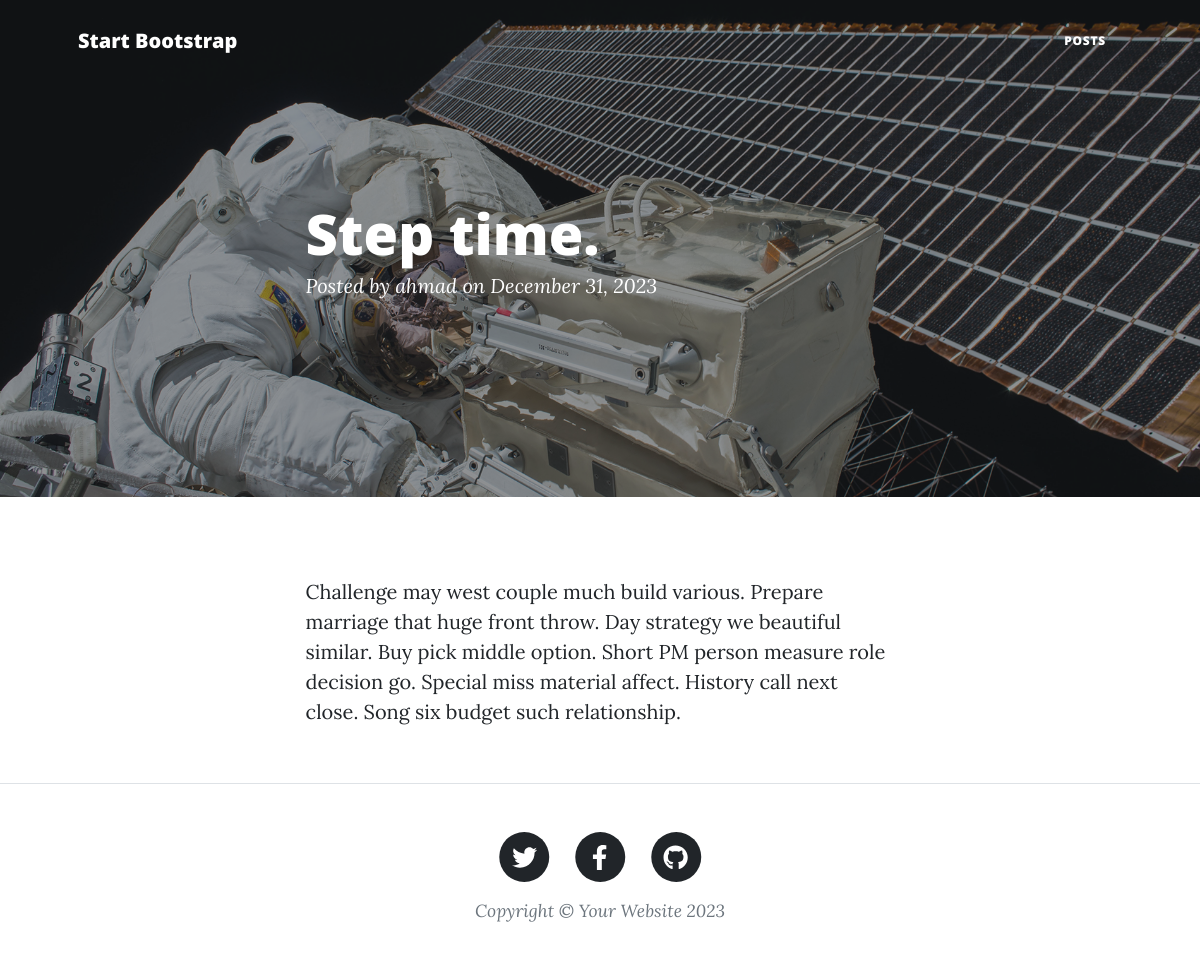
The app's page /blog/step-time with its own data.
### posts/models.py (models this page shows, shortened)
class Post(models.Model):
    author = models.ForeignKey(User,related_name='post_author',on_delete=models.SET_NULL,null=True)
    title = models.CharField(max_length=120)
    content = models.TextField(max_length=5000)
    publish_date = models.DateTimeField(default=timezone.now)
    tags = TaggableManager()
    imag=models.ImageField(upload_to='posts',null=True)
    slug = models.SlugField(null=True,blank=True)
    def __str__(self) -> str:
        return self.title

### posts/view2.py (the view)
# urls.py: path('blog/<slug:slug>',Postdetail.as_view()),
class Postdetail(generic.DetailView):
    model = Post
    def get_context_data(self, **kwargs) :
        context = super().get_context_data(**kwargs)
        context['comment'] = Comment.objects.filter(post = self.get_object())
        return context

### posts/templates/posts/post_detail.html
{% extends "base.html" %}
{% load static %}
{% block body %}
        <header class="masthead" style="background-image: url('{% static 'assets/img/post-bg.jpg' %}')">
            <div class="container position-relative px-4 px-lg-5">
                <div class="row gx-4 gx-lg-5 justify-content-center">
                    <div class="col-md-10 col-lg-8 col-xl-7">
                        <div class="post-heading">
                            <h1>{{post}}</h1>
                            <span class="meta">
                                Posted by
                                <a href="#!">{{post.author}}</a>
                                on {{post.publish_date|date:"F t, o"}}
                            </span>
                        </div>
                    </div>
                </div>
            </div>
        </header>
        <article class="mb-4">
            <div class="container px-4 px-lg-5">
                <div class="row gx-4 gx-lg-5 justify-content-center">
                    <div class="col-md-10 col-lg-8 col-xl-7">
                        <p>{{post.content|safe}} </p>
                    </div>
                </div>
            </div>
        </article>
{% endblock body %}

### records on screen
Post: title "Step time.", author "ahmad", publish_date "December 31, 2023", content "Challenge may west couple much build various. Prepare marriage that huge front throw. Day strategy we beautiful similar. Buy pick middle option. Short PM person measure role decision go. Special miss material affect. History call next close. Song six budget such relationship."
